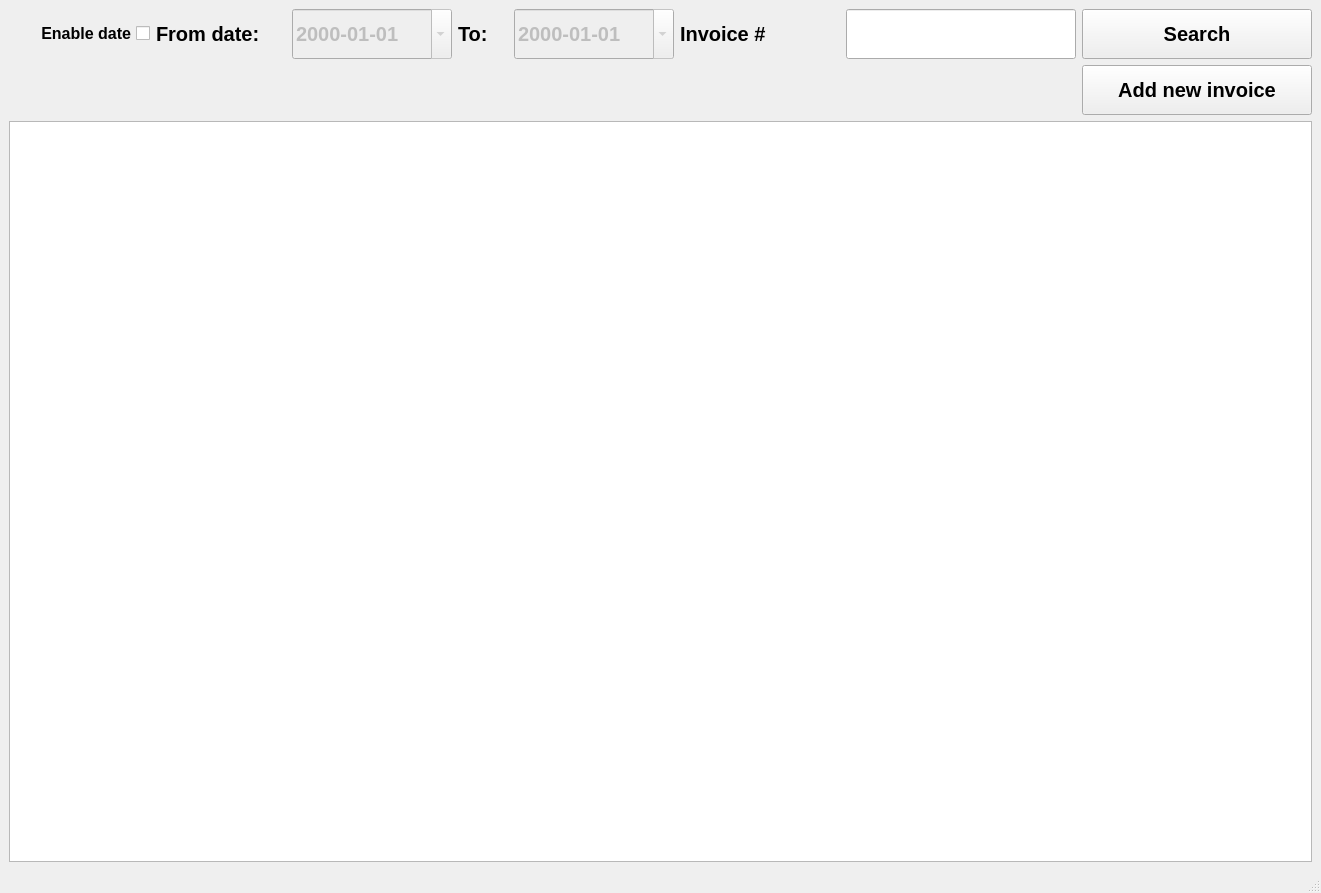
<?xml version="1.0" encoding="UTF-8"?>
<ui version="4.0">
 <class>invoicesWidget</class>
 <widget class="QMainWindow" name="invoicesWidget">
  <property name="geometry">
   <rect>
    <x>0</x>
    <y>0</y>
    <width>1321</width>
    <height>893</height>
   </rect>
  </property>
  <property name="windowTitle">
   <string>Invoices widget</string>
  </property>
  <widget class="QWidget" name="centralwidget">
   <layout class="QVBoxLayout" name="verticalLayout">
    <item>
     <layout class="QHBoxLayout" name="horizontalLayout" stretch="0,0,0,0,0,0,0,0">
      <property name="spacing">
       <number>6</number>
      </property>
      <property name="sizeConstraint">
       <enum>QLayout::SetNoConstraint</enum>
      </property>
      <item>
       <widget class="QCheckBox" name="search_date_chbox">
        <property name="font">
         <font>
          <pointsize>12</pointsize>
          <weight>75</weight>
          <bold>true</bold>
         </font>
        </property>
        <property name="layoutDirection">
         <enum>Qt::RightToLeft</enum>
        </property>
        <property name="text">
         <string>Enable date</string>
        </property>
        <property name="tristate">
         <bool>false</bool>
        </property>
       </widget>
      </item>
      <item>
       <widget class="QLabel" name="from_date_label">
        <property name="maximumSize">
         <size>
          <width>130</width>
          <height>50</height>
         </size>
        </property>
        <property name="font">
         <font>
          <pointsize>15</pointsize>
          <weight>75</weight>
          <bold>true</bold>
         </font>
        </property>
        <property name="text">
         <string>From date:</string>
        </property>
       </widget>
      </item>
      <item>
       <widget class="QDateEdit" name="from_date_edit">
        <property name="enabled">
         <bool>false</bool>
        </property>
        <property name="sizePolicy">
         <sizepolicy hsizetype="Preferred" vsizetype="Preferred">
          <horstretch>0</horstretch>
          <verstretch>0</verstretch>
         </sizepolicy>
        </property>
        <property name="minimumSize">
         <size>
          <width>160</width>
          <height>50</height>
         </size>
        </property>
        <property name="maximumSize">
         <size>
          <width>16777215</width>
          <height>50</height>
         </size>
        </property>
        <property name="font">
         <font>
          <pointsize>15</pointsize>
          <weight>75</weight>
          <bold>true</bold>
         </font>
        </property>
        <property name="displayFormat">
         <string>yyyy-MM-dd</string>
        </property>
        <property name="calendarPopup">
         <bool>true</bool>
        </property>
       </widget>
      </item>
      <item>
       <widget class="QLabel" name="to_date_label">
        <property name="maximumSize">
         <size>
          <width>50</width>
          <height>50</height>
         </size>
        </property>
        <property name="font">
         <font>
          <pointsize>15</pointsize>
          <weight>75</weight>
          <bold>true</bold>
         </font>
        </property>
        <property name="text">
         <string>To:</string>
        </property>
       </widget>
      </item>
      <item>
       <widget class="QDateEdit" name="to_date_edit">
        <property name="enabled">
         <bool>false</bool>
        </property>
        <property name="sizePolicy">
         <sizepolicy hsizetype="Preferred" vsizetype="Preferred">
          <horstretch>0</horstretch>
          <verstretch>0</verstretch>
         </sizepolicy>
        </property>
        <property name="minimumSize">
         <size>
          <width>160</width>
          <height>50</height>
         </size>
        </property>
        <property name="maximumSize">
         <size>
          <width>16777215</width>
          <height>50</height>
         </size>
        </property>
        <property name="font">
         <font>
          <pointsize>15</pointsize>
          <weight>75</weight>
          <bold>true</bold>
         </font>
        </property>
        <property name="displayFormat">
         <string>yyyy-MM-dd</string>
        </property>
        <property name="calendarPopup">
         <bool>true</bool>
        </property>
       </widget>
      </item>
      <item>
       <widget class="QLabel" name="invoice_num_label">
        <property name="minimumSize">
         <size>
          <width>160</width>
          <height>50</height>
         </size>
        </property>
        <property name="maximumSize">
         <size>
          <width>160</width>
          <height>50</height>
         </size>
        </property>
        <property name="font">
         <font>
          <pointsize>15</pointsize>
          <weight>75</weight>
          <bold>true</bold>
         </font>
        </property>
        <property name="text">
         <string>Invoice #</string>
        </property>
       </widget>
      </item>
      <item>
       <widget class="QLineEdit" name="invoice_num_line_edit">
        <property name="sizePolicy">
         <sizepolicy hsizetype="Preferred" vsizetype="Preferred">
          <horstretch>0</horstretch>
          <verstretch>0</verstretch>
         </sizepolicy>
        </property>
        <property name="minimumSize">
         <size>
          <width>230</width>
          <height>50</height>
         </size>
        </property>
        <property name="maximumSize">
         <size>
          <width>16777215</width>
          <height>50</height>
         </size>
        </property>
       </widget>
      </item>
      <item>
       <widget class="QPushButton" name="search_btn">
        <property name="sizePolicy">
         <sizepolicy hsizetype="Preferred" vsizetype="Preferred">
          <horstretch>0</horstretch>
          <verstretch>0</verstretch>
         </sizepolicy>
        </property>
        <property name="minimumSize">
         <size>
          <width>230</width>
          <height>50</height>
         </size>
        </property>
        <property name="maximumSize">
         <size>
          <width>230</width>
          <height>50</height>
         </size>
        </property>
        <property name="font">
         <font>
          <pointsize>15</pointsize>
          <weight>75</weight>
          <bold>true</bold>
         </font>
        </property>
        <property name="text">
         <string>Search</string>
        </property>
       </widget>
      </item>
     </layout>
    </item>
    <item>
     <widget class="QPushButton" name="add_new_invoice_btn">
      <property name="sizePolicy">
       <sizepolicy hsizetype="Preferred" vsizetype="Preferred">
        <horstretch>0</horstretch>
        <verstretch>0</verstretch>
       </sizepolicy>
      </property>
      <property name="minimumSize">
       <size>
        <width>230</width>
        <height>50</height>
       </size>
      </property>
      <property name="maximumSize">
       <size>
        <width>230</width>
        <height>50</height>
       </size>
      </property>
      <property name="font">
       <font>
        <pointsize>15</pointsize>
        <weight>75</weight>
        <bold>true</bold>
       </font>
      </property>
      <property name="layoutDirection">
       <enum>Qt::RightToLeft</enum>
      </property>
      <property name="text">
       <string>Add new invoice</string>
      </property>
     </widget>
    </item>
    <item>
     <widget class="QTableView" name="invoices_table_view">
      <attribute name="horizontalHeaderDefaultSectionSize">
       <number>120</number>
      </attribute>
      <attribute name="horizontalHeaderMinimumSectionSize">
       <number>80</number>
      </attribute>
      <attribute name="horizontalHeaderStretchLastSection">
       <bool>true</bool>
      </attribute>
     </widget>
    </item>
   </layout>
  </widget>
  <widget class="QMenuBar" name="menubar">
   <property name="geometry">
    <rect>
     <x>0</x>
     <y>0</y>
     <width>1321</width>
     <height>26</height>
    </rect>
   </property>
  </widget>
  <widget class="QStatusBar" name="statusbar"/>
 </widget>
 <resources/>
 <connections/>
</ui>
